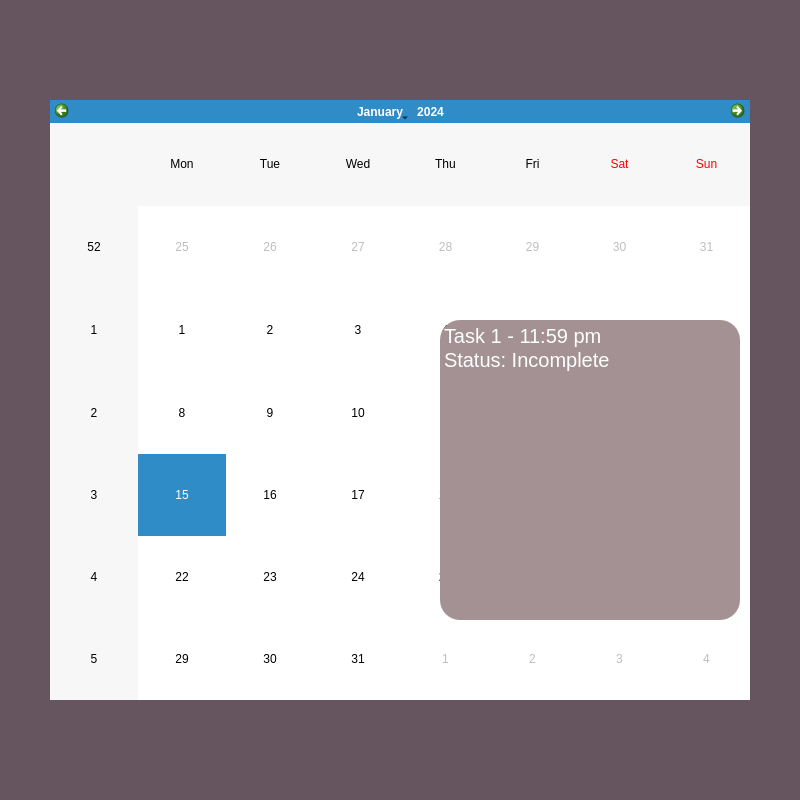
<?xml version="1.0" encoding="UTF-8"?>
<ui version="4.0">
 <class>MainWindow</class>
 <widget class="QMainWindow" name="MainWindow">
  <property name="geometry">
   <rect>
    <x>0</x>
    <y>0</y>
    <width>800</width>
    <height>800</height>
   </rect>
  </property>
  <property name="windowTitle">
   <string>MainWindow</string>
  </property>
  <widget class="QWidget" name="centralwidget">
   <widget class="QWidget" name="Background" native="true">
    <property name="geometry">
     <rect>
      <x>0</x>
      <y>0</y>
      <width>800</width>
      <height>800</height>
     </rect>
    </property>
    <property name="styleSheet">
     <string notr="true">QWidget #Background{
background-color:rgb(102, 84, 94)}
</string>
    </property>
    <widget class="QPushButton" name="goback_button">
     <property name="geometry">
      <rect>
       <x>720</x>
       <y>720</y>
       <width>50</width>
       <height>50</height>
      </rect>
     </property>
     <property name="autoFillBackground">
      <bool>false</bool>
     </property>
     <property name="styleSheet">
      <string notr="true">background-color:rgb(102, 84, 94);
border-radius: 20px;
</string>
     </property>
     <property name="text">
      <string/>
     </property>
     <property name="icon">
      <iconset>
       <normaloff>../Resource/logout.png</normaloff>../Resource/logout.png</iconset>
     </property>
     <property name="iconSize">
      <size>
       <width>50</width>
       <height>50</height>
      </size>
     </property>
     <property name="default">
      <bool>false</bool>
     </property>
    </widget>
    <widget class="QCalendarWidget" name="calendar">
     <property name="geometry">
      <rect>
       <x>50</x>
       <y>100</y>
       <width>700</width>
       <height>600</height>
      </rect>
     </property>
    </widget>
    <widget class="QTextBrowser" name="task_browser">
     <property name="geometry">
      <rect>
       <x>440</x>
       <y>320</y>
       <width>300</width>
       <height>300</height>
      </rect>
     </property>
     <property name="styleSheet">
      <string notr="true">border-radius: 20px;
background-color: rgb(163, 145, 147);
font-size: 20px;
color: white;</string>
     </property>
     <property name="html">
      <string>&lt;!DOCTYPE HTML PUBLIC &quot;-//W3C//DTD HTML 4.0//EN&quot; &quot;http://www.w3.org/TR/REC-html40/strict.dtd&quot;&gt;
&lt;html&gt;&lt;head&gt;&lt;meta name=&quot;qrichtext&quot; content=&quot;1&quot; /&gt;&lt;style type=&quot;text/css&quot;&gt;
p, li { white-space: pre-wrap; }
&lt;/style&gt;&lt;/head&gt;&lt;body style=&quot; font-family:'MS Shell Dlg 2'; font-size:20px; font-weight:400; font-style:normal;&quot;&gt;
&lt;p style=&quot; margin-top:0px; margin-bottom:0px; margin-left:0px; margin-right:0px; -qt-block-indent:0; text-indent:0px;&quot;&gt;&lt;span style=&quot; font-size:20px;&quot;&gt;Task 1 - 11:59 pm&lt;/span&gt;&lt;/p&gt;
&lt;p style=&quot; margin-top:0px; margin-bottom:0px; margin-left:0px; margin-right:0px; -qt-block-indent:0; text-indent:0px;&quot;&gt;&lt;span style=&quot; font-size:20px;&quot;&gt;Status: Incomplete&lt;/span&gt;&lt;/p&gt;&lt;/body&gt;&lt;/html&gt;</string>
     </property>
    </widget>
   </widget>
  </widget>
 </widget>
 <resources>
  <include location="Resource/facebook.qrc"/>
 </resources>
 <connections/>
</ui>
